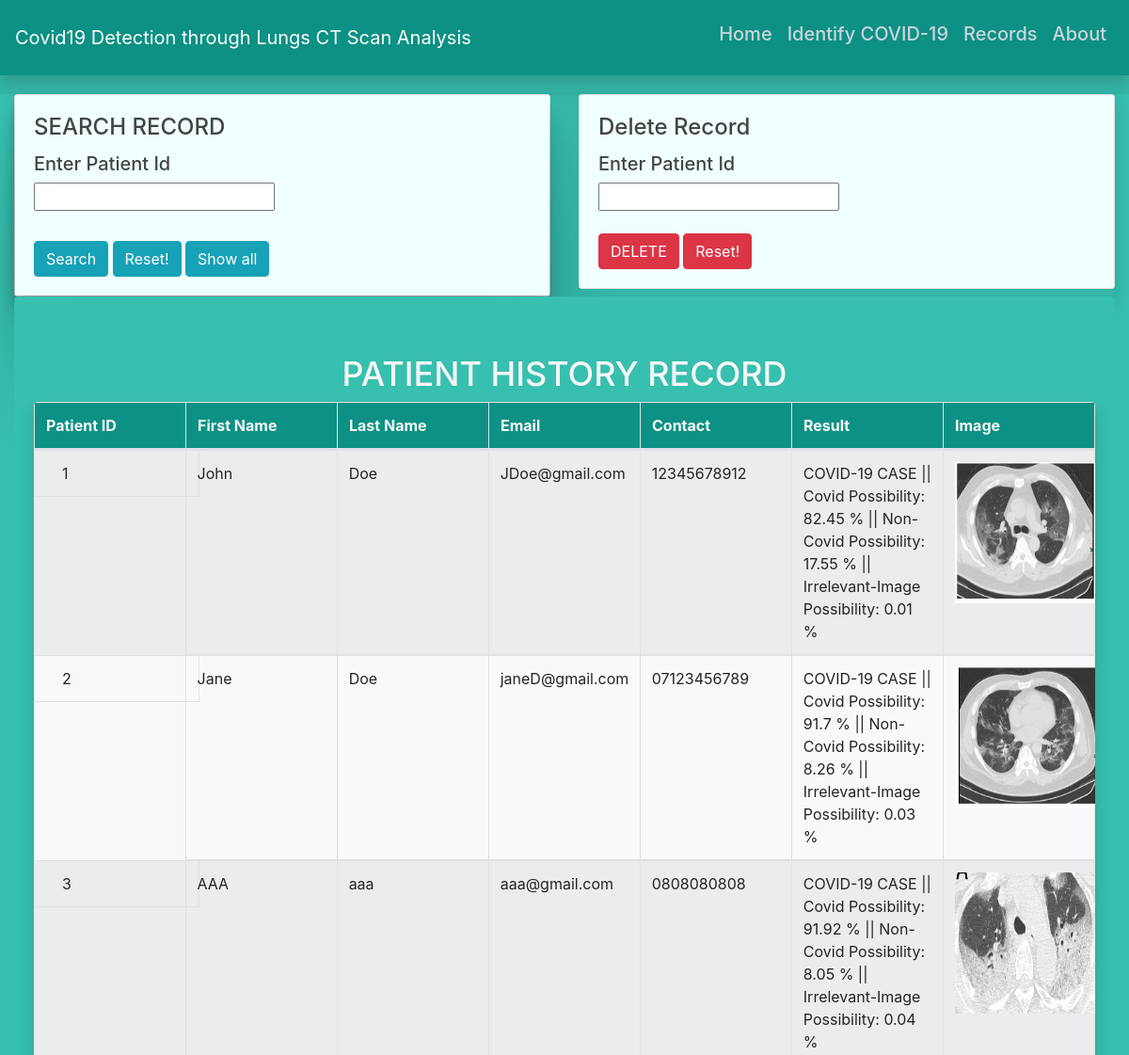
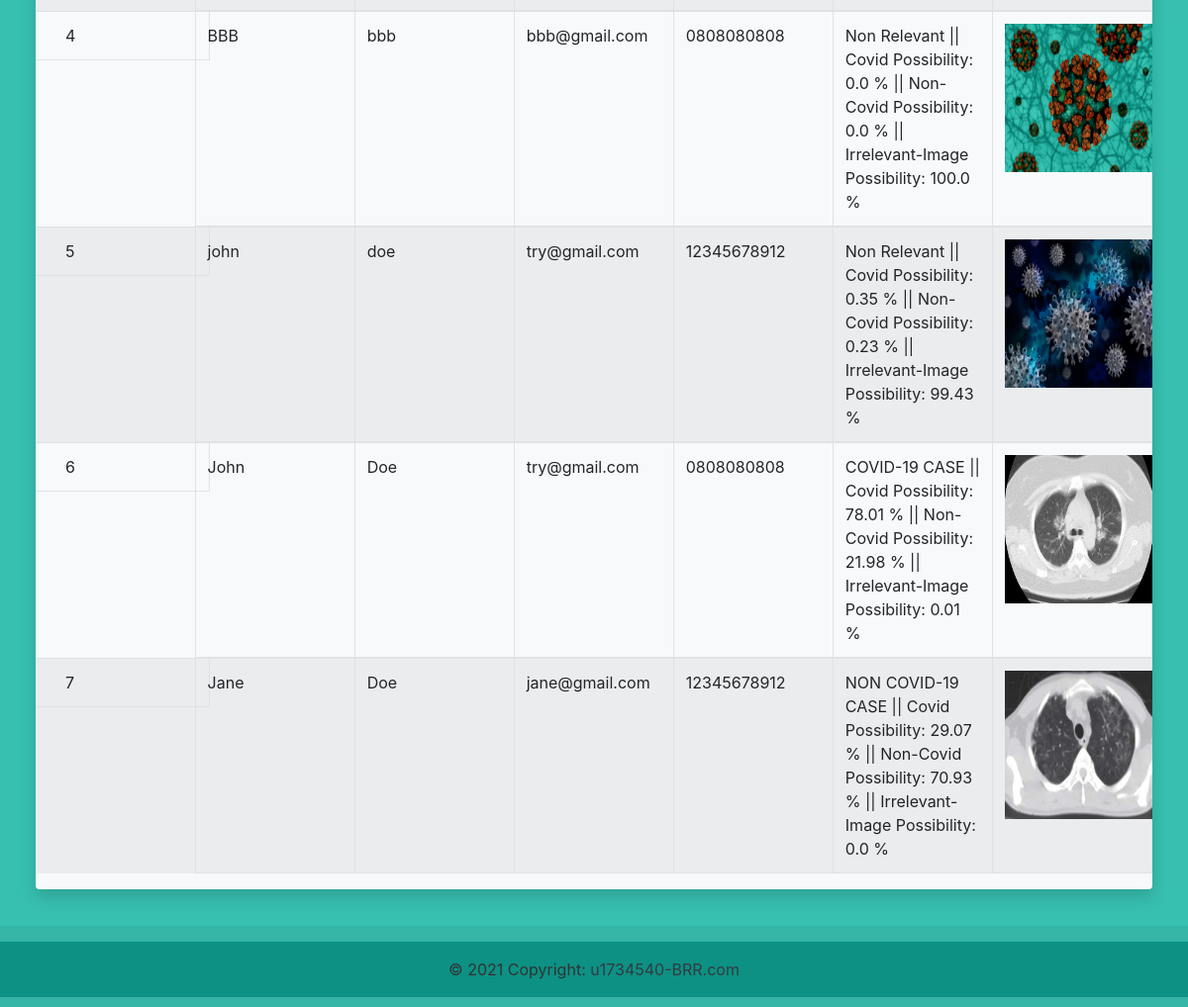
The page /record on the database its author committed (2 pictures, top to bottom).
### run_app.py (models this page shows)
class Records(db.Model):
    id = db.Column(db.Integer, unique=True, nullable=False, primary_key=True)
    firstname = db.Column(db.String(500), unique=False, nullable=False)
    lastname = db.Column(db.String(500), unique=False, nullable=False)
    email = db.Column(db.String(500), unique=False, nullable=False)
    image = db.Column(db.String(500), unique=False, nullable=False)
    result = db.Column(db.String(500), unique=False, nullable=False)
    contact = db.Column(db.String(500), unique=False, nullable=False)

### run_app.py (the view)
@app.route('/record', methods=['GET', 'POST'], defaults={"page": 1})
@app.route('/record<int:page>', methods=['GET', 'POST'])
def record(page):
    page = page
    pages = 500
    record_found = Records.query.order_by(Records.id.asc()).paginate(page, pages, error_out=False)  # desc()
    if request.method == 'POST' and 'tag' in request.form:
        tag = request.form["tag"]
        search = "%{}%".format(tag)
    record_found = Records.query.paginate(page, pages, error_out=False)
    rows = record_found
    return render_template('record.html', title='Records', rows=rows, search1="", search2="d-none")

### templates/record.html (shortened to what this page needs)
{% extends 'menu.html' %}
{% block content %}
    <div class="divider">
        <div class="container-fluid" style="margin-top: 5rem;">
            <div class="content-section shadow " style="margin-bottom: 1rem; padding: 0; border: none;
            background-color: #34b5a6;">
                <div class="row">
                    <div class="col-sm-6">
                        <div class="card ">
                            <div class="card-body" style="box-shadow: 0 2.8px 2.2px rgba(0, 0, 0, 0.034),
                                                                      0 6.7px 5.3px rgba(0, 0, 0, 0.048),
                                                                      0 12.5px 10px rgba(0, 0, 0, 0.06),
                                                                      0 22.3px 17.9px rgba(0, 0, 0, 0.072),
                                                                      0 41.8px 33.4px rgba(0, 0, 0, 0.086),
                                                                      0 100px 80px rgba(0, 0, 0, 0.12);
                                                                      background-color: azure;">
                                <h4 class="card-title text-uppercase ">Search Record</h4>
                                <h5>Enter Patient Id<br></h5>
                                <form action="/search" method="post">
                                    <div>
                                        <label>
                                            <input type="number" min="1" name="uid" size=12/>
                                        </label>
                                    </div>
                                    <br>
                                    <button class="btn btn-info button-circle btn-md "
                                            type="submit">Search
                                    </button>
                                    <input class="btn btn-info button-circle btn-md "
                                           type="reset" value="Reset!"/>
                                    <span style="display: inline; ">
                                        <a href="record" style="color: #fafafa; text-underline: none" ;>
                                            <button class="btn btn-info button-circle btn-md "
                                                    type="submit"> Show all</button>
                                        </a>
                                    </span>
                                </form>
                            </div>
                        </div>
                    </div>
                    <div class="col-sm-6">
                        <div class="card ">
                            <div class="card-body" style="background-color: azure;">
                                <h4 class="card-title">Delete Record</h4>
                                <form action="/delete" method="post">
                                    <h5>Enter Patient Id<br></h5>
                                    <div><input type="number" min="1" name="delid" size=12/></div>
                                    <div>
                                        <br>
                                        <span style="display: inline; ">
                                            <button class="btn btn-danger  button-circle btn-md "
                                                    type="submit">DELETE</button>
                                            <input class="btn btn-danger button-circle btn-md "
                                                   type="reset" value="Reset!">
                                            <br>
                                        </span>
                                    </div>
                                </form>
                            </div>
                        </div>
                    </div>
                </div>
            </div>
        </div>
    </div>
    <form action="/record" method="POST" style="margin-top: -5rem">
        <div class="container-fluid " style="margin-top:5rem">
            <div class="alert " style="background-color:#37bfaf" role="alert">
                <div>
                    <br><br>
                    <h2 class=" text-uppercase " style='color: whitesmoke;font-size: 36px;'>
                        <center>Patient History Record</center>
                    </h2>
                    <div class="nopadding d-sm-table-cell table-hover table-responsive shadow p-3 mb-5 bg-light rounded">
                        <table class="table table-striped table-bordered table-responsive {{ search1 }}"
                               align="center"
                               width="100%">
                            <thead class="thead" style="background-color: #0c9184; color: #fafafa">
                            <tr>
                                <th scope="col">Patient ID &emsp;</th>
                                <th scope="col">First Name&emsp;</th>
                                <th scope="col">Last Name&emsp;</th>
                                <th scope="col"> Email&emsp;</th>
                                <th scope="col">Contact&emsp;</th>
                                <th scope="col">Result&emsp;</th>
                                <th scope="col">Image&emsp;</th>
                            </tr>
                            </thead>
                            <tbody class="table_body table-responsive ">
                            {% for row in rows.items %}
                                <tr class="table_row ">
                                    <td class="row"> &emsp;&emsp;{{ row.id }}</td>
                                    <td scope="row">{{ row.firstname }}</td>
                                    <td scope="row">{{ row.lastname }}</td>
                                    <td scope="row">{{ row.email }}&emsp;&emsp;</td>
                                    <td scope="row">{{ row.contact }}</td>
                                    <td scope="row">{{ row.result }}</td>
                                    <td scope="row"><img src="/static/uploads/{{ row.image }}" width="150"
                                                         height="150"></td>
                                </tr>
                            {% endfor %}
                            </tbody>
                        </table>
                    </div>
                </div>
                <br>
            </div>
        </div>
        </div>
{% endblock content %}

### templates/menu.html (shortened to what this page needs)
<!DOCTYPE html>
<html>
<head>
    <link rel="stylesheet" href="https://stackpath.bootstrapcdn.com/bootstrap/4.2.1/css/bootstrap.min.css"
>
    <link rel="stylesheet" type="text/css" href="{{ url_for('static',filename='main.css') }}">
</head>
<body style="padding: 0; margin-top: 0;background-color: #34b5a6">
<header class="site-header">
    <nav class="navbar navbar-expand-md navbar-dark fixed-top py-3 shadow" style="background-color: #0c9184">
        <a class="navbar-brand mr-4" href="/">Covid19 Detection through Lungs CT Scan Analysis</a>
        <div class="collapse navbar-collapse " id="navbarToggle">
            <div class="navbar-nav ml-auto flex-nowrap">
                <h5><a class="nav-item nav-link" href="home">Home</a></h5>
                <h5><a class="nav-item nav-link" href="main">Identify COVID-19</a></h5>
                <h5><a class="nav-item nav-link" href="record">Records</a></h5>
                <h5><a class="nav-item nav-link" href="about">About</a></h5>
            </div>
        </div>
    </nav>
</header>
<main role="main">
    <div style="background-color: #37bfaf;">
        {% block content %}
        {% endblock %}
</main>
</body>
<footer class="site-footer ">
    <div class="text-center p-3 " style="background-color: #0c9184;margin-bottom: -10px;">
        © 2021 Copyright:
        <a class="text-dark"style="color: #fafafa" href="about">u1734540-BRR.com</a>
    </div>
</footer>
</html>

### static/main.css (style rules this page uses)
html { padding-block: 20px; }
body { background: #fafafa; color: #333333; margin-top: 5rem; padding: 20px; }
h1, h2, h3, h4, h5, h6 { color: #444444; }
.site-header .navbar-nav .nav-link { color: #cbd5db; }
.content-section { background: #ffffff; padding: 10px 20px; border: 1px solid #dddddd; border-radius: 3px; margin-bottom: 20px; }
table { display: flex; flex-flow: column; width: 100%; padding: 0px; }
thead { flex: 0 0 auto; }
tbody { flex: 1 1 auto; display: block; overflow-y: auto; overflow-x: hidden; }
tr { width: 100%; display: table; table-layout: fixed; }
button { color: whitesmoke; background-color: cadetblue; }
.nopadding { padding: 0 !important; margin: 0 !important; }
header { background: midnightblue; background: var(--dark-disabled-opacity); }

### rows shown on the page
Records: id "1", firstname "John", lastname "Doe", email "JDoe@gmail.com", contact "12345678912", result "COVID-19 CASE || Covid Possibility: 82.45 % || Non-Covid Possibility: 17.55 % || Irrelevant-Image Possibility: 0.01 %", image (picture)
Records: id "2", firstname "Jane", lastname "Doe", email "janeD@gmail.com", contact "07123456789", result "COVID-19 CASE || Covid Possibility: 91.7 % || Non-Covid Possibility: 8.26 % || Irrelevant-Image Possibility: 0.03 %", image (picture)
Records: id "3", firstname "AAA", lastname "aaa", email "aaa@gmail.com", contact "0808080808", result "COVID-19 CASE || Covid Possibility: 91.92 % || Non-Covid Possibility: 8.05 % || Irrelevant-Image Possibility: 0.04 %", image (picture)
Records: id "4", firstname "BBB", lastname "bbb", email "bbb@gmail.com", contact "0808080808", result "Non Relevant || Covid Possibility: 0.0 % || Non-Covid Possibility: 0.0 % || Irrelevant-Image Possibility: 100.0 %", image (picture)
Records: id "5", firstname "john", lastname "doe", email "try@gmail.com", contact "12345678912", result "Non Relevant || Covid Possibility: 0.35 % || Non-Covid Possibility: 0.23 % || Irrelevant-Image Possibility: 99.43 %", image (picture)
Records: id "6", firstname "John", lastname "Doe", email "try@gmail.com", contact "0808080808", result "COVID-19 CASE || Covid Possibility: 78.01 % || Non-Covid Possibility: 21.98 % || Irrelevant-Image Possibility: 0.01 %", image (picture)
Records: id "7", firstname "Jane", lastname "Doe", email "jane@gmail.com", contact "12345678912", result "NON COVID-19 CASE || Covid Possibility: 29.07 % || Non-Covid Possibility: 70.93 % || Irrelevant-Image Possibility: 0.0 %", image (picture)
